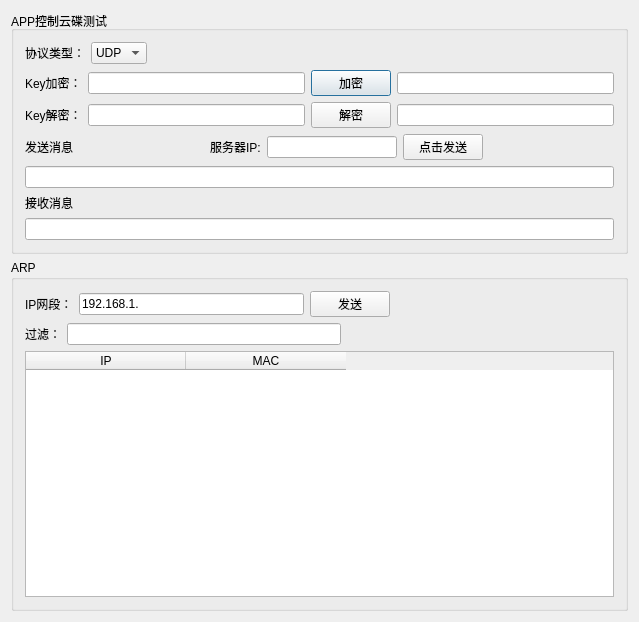
<?xml version="1.0" encoding="UTF-8"?>
<ui version="4.0">
 <class>Dialog</class>
 <widget class="QDialog" name="Dialog">
  <property name="geometry">
   <rect>
    <x>0</x>
    <y>0</y>
    <width>627</width>
    <height>622</height>
   </rect>
  </property>
  <property name="windowTitle">
   <string>澳门项目app控制云碟调试工具</string>
  </property>
  <layout class="QVBoxLayout" name="verticalLayout_2">
   <item>
    <layout class="QVBoxLayout" name="verticalLayout">
     <item>
      <widget class="QGroupBox" name="groupBox">
       <property name="title">
        <string>APP控制云碟测试</string>
       </property>
       <layout class="QVBoxLayout" name="verticalLayout_4">
        <item>
         <layout class="QVBoxLayout" name="verticalLayout_3">
          <item>
           <layout class="QHBoxLayout" name="horizontalLayout">
            <item>
             <widget class="QLabel" name="label">
              <property name="text">
               <string>协议类型：</string>
              </property>
             </widget>
            </item>
            <item>
             <widget class="QComboBox" name="m_pComboBox">
              <item>
               <property name="text">
                <string>UDP</string>
               </property>
              </item>
              <item>
               <property name="text">
                <string>TCP</string>
               </property>
              </item>
             </widget>
            </item>
            <item>
             <spacer name="horizontalSpacer">
              <property name="orientation">
               <enum>Qt::Horizontal</enum>
              </property>
              <property name="sizeHint" stdset="0">
               <size>
                <width>40</width>
                <height>20</height>
               </size>
              </property>
             </spacer>
            </item>
           </layout>
          </item>
          <item>
           <layout class="QHBoxLayout" name="horizontalLayout_2">
            <item>
             <widget class="QLabel" name="label_2">
              <property name="text">
               <string>Key加密：</string>
              </property>
             </widget>
            </item>
            <item>
             <widget class="QLineEdit" name="m_pEncryptIn"/>
            </item>
            <item>
             <widget class="QPushButton" name="m_pButtonEncrypt">
              <property name="text">
               <string>加密</string>
              </property>
             </widget>
            </item>
            <item>
             <widget class="QLineEdit" name="m_pEncryptOut"/>
            </item>
           </layout>
          </item>
          <item>
           <layout class="QHBoxLayout" name="horizontalLayout_3">
            <item>
             <widget class="QLabel" name="label_3">
              <property name="text">
               <string>Key解密：</string>
              </property>
             </widget>
            </item>
            <item>
             <widget class="QLineEdit" name="m_pDecryptIn"/>
            </item>
            <item>
             <widget class="QPushButton" name="m_pButtonDecrypt">
              <property name="text">
               <string>解密</string>
              </property>
             </widget>
            </item>
            <item>
             <widget class="QLineEdit" name="m_pDecryptOut"/>
            </item>
           </layout>
          </item>
          <item>
           <layout class="QHBoxLayout" name="horizontalLayout_5">
            <item>
             <widget class="QLabel" name="label_4">
              <property name="text">
               <string>发送消息</string>
              </property>
             </widget>
            </item>
            <item>
             <spacer name="horizontalSpacer_3">
              <property name="orientation">
               <enum>Qt::Horizontal</enum>
              </property>
              <property name="sizeHint" stdset="0">
               <size>
                <width>40</width>
                <height>20</height>
               </size>
              </property>
             </spacer>
            </item>
            <item>
             <widget class="QLabel" name="label_6">
              <property name="text">
               <string>服务器IP:</string>
              </property>
             </widget>
            </item>
            <item>
             <widget class="QLineEdit" name="m_pServerIP"/>
            </item>
            <item>
             <widget class="QPushButton" name="m_pButtonSend">
              <property name="text">
               <string>点击发送</string>
              </property>
             </widget>
            </item>
            <item>
             <spacer name="horizontalSpacer_2">
              <property name="orientation">
               <enum>Qt::Horizontal</enum>
              </property>
              <property name="sizeHint" stdset="0">
               <size>
                <width>40</width>
                <height>20</height>
               </size>
              </property>
             </spacer>
            </item>
           </layout>
          </item>
          <item>
           <widget class="QLineEdit" name="m_pTextSend"/>
          </item>
          <item>
           <layout class="QVBoxLayout" name="verticalLayout_11">
            <item>
             <layout class="QHBoxLayout" name="horizontalLayout_4"/>
            </item>
            <item>
             <widget class="QLabel" name="label_5">
              <property name="text">
               <string>接收消息</string>
              </property>
             </widget>
            </item>
           </layout>
          </item>
          <item>
           <layout class="QVBoxLayout" name="verticalLayout_12"/>
          </item>
         </layout>
        </item>
        <item>
         <widget class="QLineEdit" name="m_pTextReceive"/>
        </item>
       </layout>
      </widget>
     </item>
    </layout>
   </item>
   <item>
    <widget class="QGroupBox" name="groupBox_2">
     <property name="title">
      <string>ARP</string>
     </property>
     <layout class="QVBoxLayout" name="verticalLayout_6">
      <item>
       <layout class="QVBoxLayout" name="verticalLayout_5">
        <item>
         <layout class="QHBoxLayout" name="horizontalLayout_6">
          <item>
           <widget class="QLabel" name="label_7">
            <property name="text">
             <string>IP网段：</string>
            </property>
           </widget>
          </item>
          <item>
           <widget class="QLineEdit" name="m_pLineIP">
            <property name="text">
             <string>192.168.1.</string>
            </property>
           </widget>
          </item>
          <item>
           <widget class="QPushButton" name="m_pButtonArpSend">
            <property name="text">
             <string>发送</string>
            </property>
           </widget>
          </item>
          <item>
           <spacer name="horizontalSpacer_4">
            <property name="orientation">
             <enum>Qt::Horizontal</enum>
            </property>
            <property name="sizeHint" stdset="0">
             <size>
              <width>40</width>
              <height>20</height>
             </size>
            </property>
           </spacer>
          </item>
         </layout>
        </item>
       </layout>
      </item>
      <item>
       <layout class="QHBoxLayout" name="horizontalLayout_7">
        <item>
         <widget class="QLabel" name="label_8">
          <property name="text">
           <string>过滤：</string>
          </property>
         </widget>
        </item>
        <item>
         <widget class="QLineEdit" name="m_pEditFilter"/>
        </item>
        <item>
         <spacer name="horizontalSpacer_5">
          <property name="orientation">
           <enum>Qt::Horizontal</enum>
          </property>
          <property name="sizeHint" stdset="0">
           <size>
            <width>40</width>
            <height>20</height>
           </size>
          </property>
         </spacer>
        </item>
       </layout>
      </item>
      <item>
       <widget class="QTableWidget" name="m_pTableIP">
        <property name="minimumSize">
         <size>
          <width>589</width>
          <height>0</height>
         </size>
        </property>
        <attribute name="horizontalHeaderDefaultSectionSize">
         <number>160</number>
        </attribute>
        <attribute name="horizontalHeaderMinimumSectionSize">
         <number>140</number>
        </attribute>
        <attribute name="verticalHeaderDefaultSectionSize">
         <number>30</number>
        </attribute>
        <attribute name="verticalHeaderMinimumSectionSize">
         <number>100</number>
        </attribute>
        <column>
         <property name="text">
          <string notr="true">IP</string>
         </property>
         <property name="toolTip">
          <string/>
         </property>
        </column>
        <column>
         <property name="text">
          <string notr="true">MAC</string>
         </property>
        </column>
       </widget>
      </item>
     </layout>
    </widget>
   </item>
  </layout>
 </widget>
 <layoutdefault spacing="6" margin="11"/>
 <resources/>
 <connections/>
</ui>
